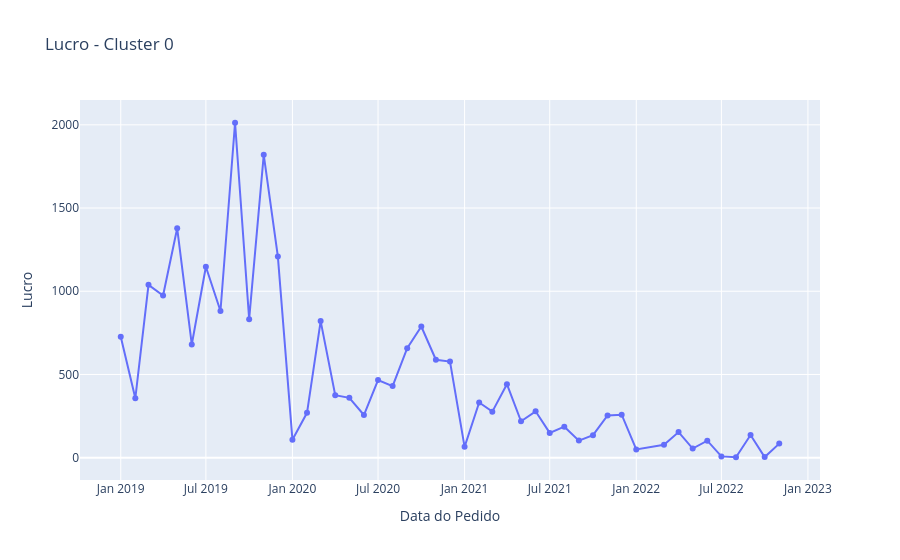
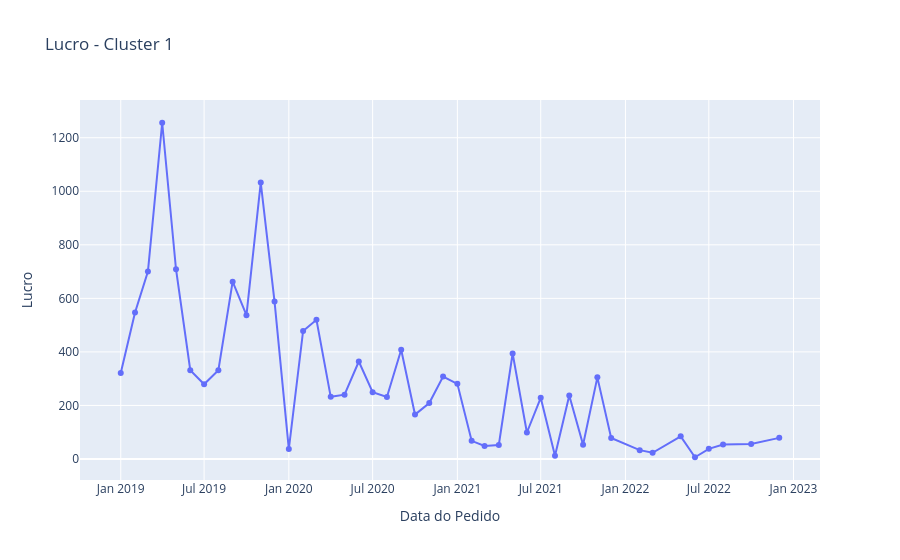
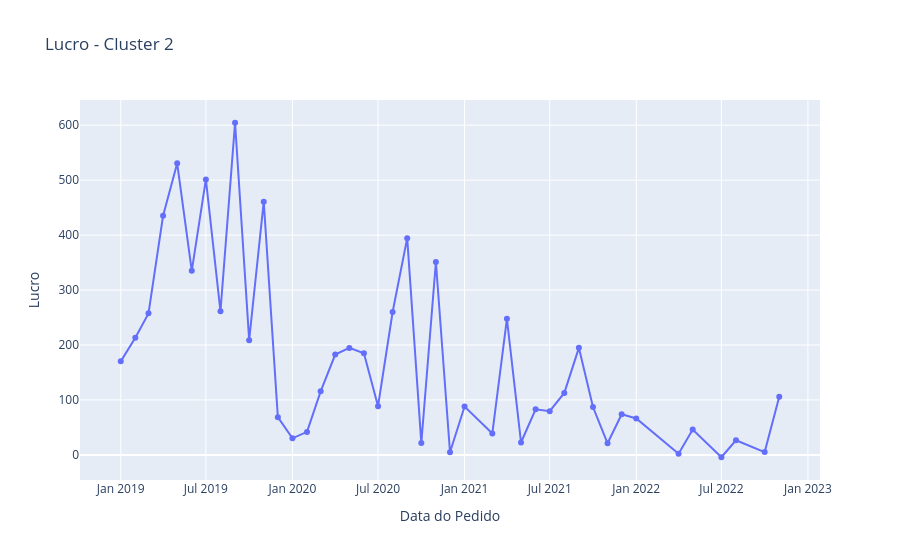

The notebook cell saved with these charts, in order:
### Code cell
# VISUALIZAÇÃO DAS SÉRIES TEMPORAIS DE LUCRO POR CLUSTER

for i, data in df_temporal_dict.items():
    fig = go.Figure()
    fig.add_trace(
        go.Scatter(
            x=data['ORDER_DATE'],
            y=data['PROFIT'],
            mode='lines+markers',
            name=f'Cluster {i}'
        )
    )
    fig.update_layout(
        title=f"Lucro - Cluster {i}",
        xaxis_title="Data do Pedido",
        yaxis_title="Lucro",
    )
    fig.show()
